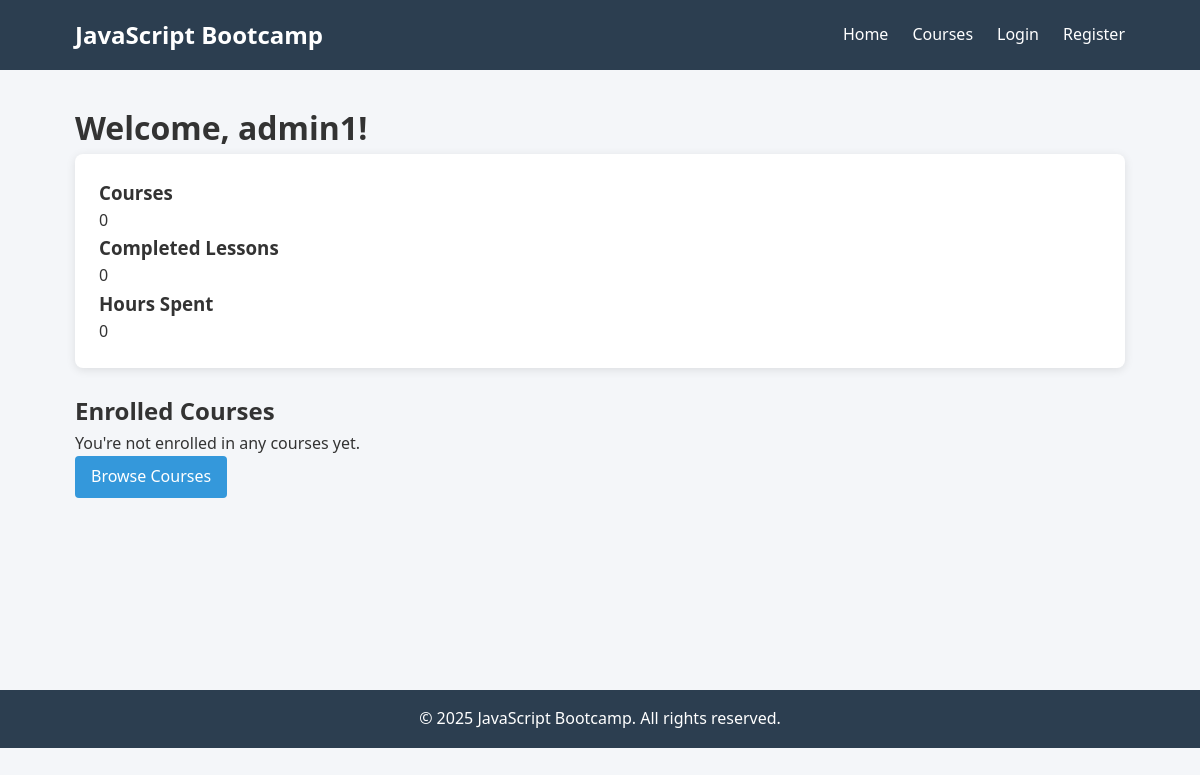
/dashboard/ (signed in), run on an earlier commit of the app's database.
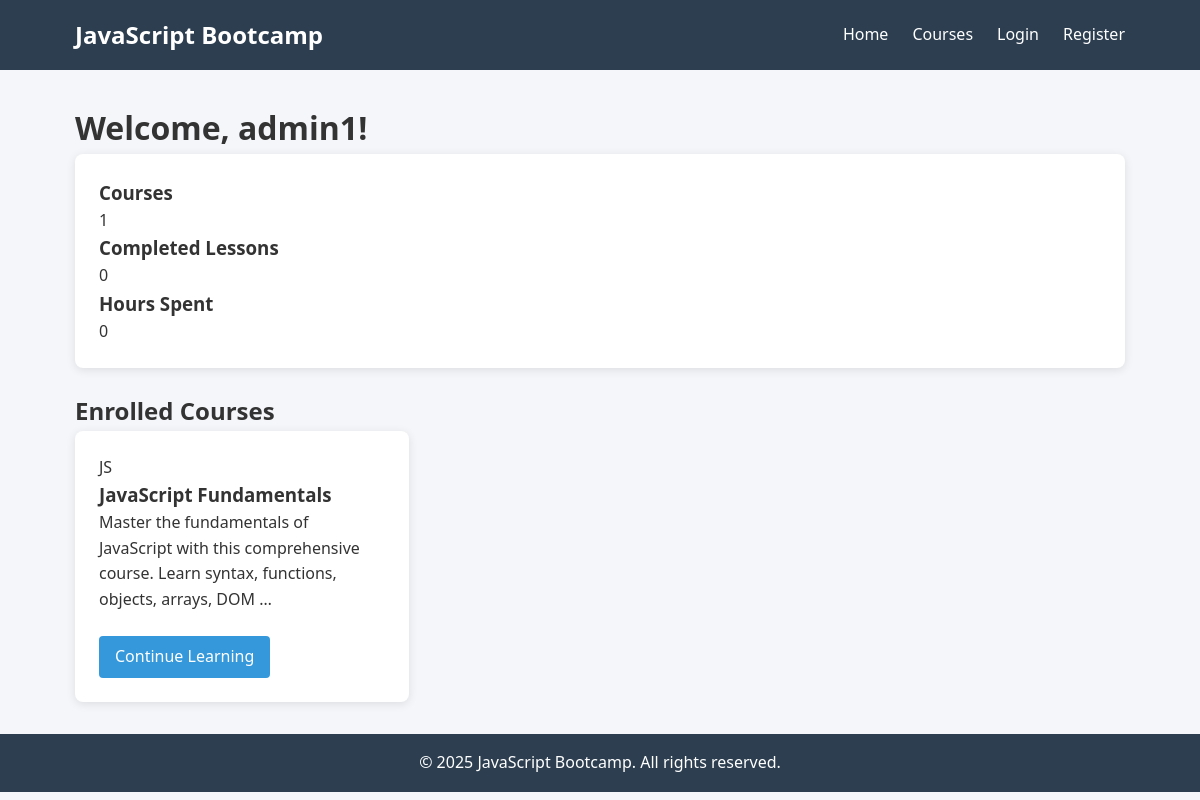
And on a later commit of the database.
### courses/models.py (models this page shows, shortened)
class Course(models.Model):
    title = models.CharField(max_length=200)
    slug = models.SlugField(unique=True)
    description = models.TextField()
    instructor = models.ForeignKey(CustomUser, on_delete=models.CASCADE, related_name='courses')
    thumbnail = models.ImageField(upload_to='course_thumbnails/', blank=True, null=True)
    created_at = models.DateTimeField(auto_now_add=True)
    updated_at = models.DateTimeField(auto_now=True)
    is_published = models.BooleanField(default=False)

### courses/views.py (the view)
# urls.py: path('dashboard/', views.user_dashboard, name='dashboard'),
@login_required
def user_dashboard(request):
    if request.user.is_instructor:
        courses = Course.objects.filter(instructor=request.user)
    else:
        enrollments = Enrollment.objects.filter(student=request.user, is_active=True)
        courses = [enrollment.course for enrollment in enrollments]
    return render(request, 'courses/dashboard.html', {'courses': courses})

### templates/courses/dashboard.html (shortened to what this page needs)
{% extends 'base.html' %}
{% block content %}
<div class="dashboard-header">
    <h1>Welcome, {{ user.first_name|default:user.username }}!</h1>
</div>
<div class="dashboard-stats card">
    <div class="stat-item">
        <h3>Courses</h3>
        <span class="stat-value">{{ courses|length }}</span>
    </div>
    <div class="stat-item">
        <h3>Completed Lessons</h3>
        <span class="stat-value">{{ user.progress.filter.completed.True|length }}</span>
    </div>
    <div class="stat-item">
        <h3>Hours Spent</h3>
        <span class="stat-value">0</span>
    </div>
</div>
<div class="my-courses">
    <h2>{% if user.is_instructor %}My Courses{% else %}Enrolled Courses{% endif %}</h2>
    <div class="course-grid">
        {% for course in courses %}
            <div class="course-card card">
                {% if course.thumbnail %}
                    <img src="{{ course.thumbnail.url }}" alt="{{ course.title }}">
                {% else %}
                    <div class="placeholder-img">JS</div>
                {% endif %}
                <div class="card-body">
                    <h3>{{ course.title }}</h3>
                    <p>{{ course.description|truncatewords:15 }}</p>
                </div>
                <div class="card-footer">
                    <a href="{% url 'course-detail' course.slug %}" class="btn">
                        {% if user.is_instructor %}Edit Course{% else %}Continue Learning{% endif %}
                    </a>
                </div>
            </div>
        {% empty %}
            <div class="empty-state">
                {% if user.is_instructor %}
                    <p>You haven't created any courses yet.</p>
                    <a href="#" class="btn">Create Your First Course</a>
                {% else %}
                    <p>You're not enrolled in any courses yet.</p>
                    <a href="{% url 'course-list' %}" class="btn">Browse Courses</a>
                {% endif %}
            </div>
        {% endfor %}
    </div>
</div>
{% endblock %}

What changed in the data, as far as the page shows it:
added Course: thumbnail "JS", title "JavaScript Fundamentals", description "Master the fundamentals of JavaScript with this comprehensive course. Learn syntax, functions, objects, arrays, DOM …"
Also different on the page:
{{ courses|length }}: "0" → "1"
text no longer shown: "You're not enrolled in any courses yet. Browse Courses"
